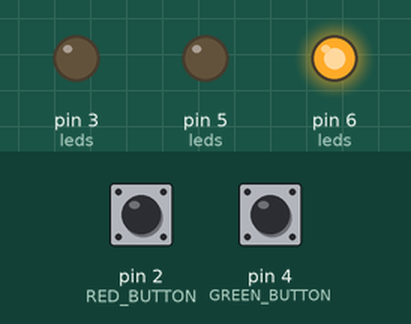
This sketch was run on a simulated Arduino Uno, built with avr-gcc and run on an emulated ATmega328P. Parts: output pins drawn as LEDs (lit = HIGH). The test bench sets the inputs (shaded band); at power-on: pin 2 (RED_BUTTON) HIGH, pin 4 (GREEN_BUTTON) HIGH.

Above: at 1.2 s.
1.3 s: pin 2 (RED_BUTTON) pulled LOW for 0.15 s
At 2.3 s:
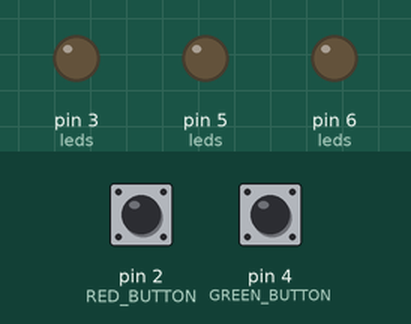
2.9 s: pin 2 (RED_BUTTON) pulled LOW for 1 s
At 3.6 s:
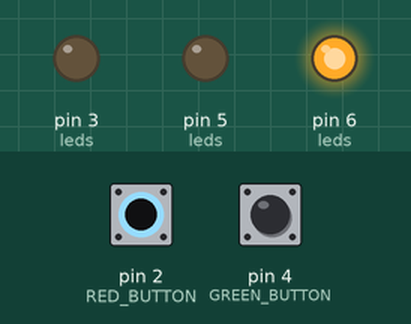
5.4 s: pin 4 (GREEN_BUTTON) pulled LOW for 0.15 s
At 6.6 s:
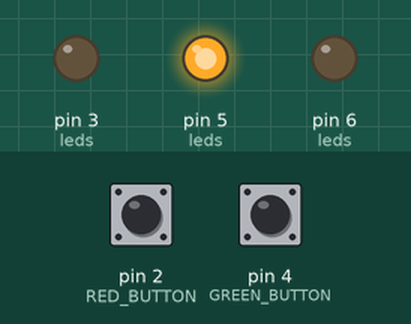
7.0 s: pin 4 (GREEN_BUTTON) pulled LOW for 1 s
At 8.2 s:
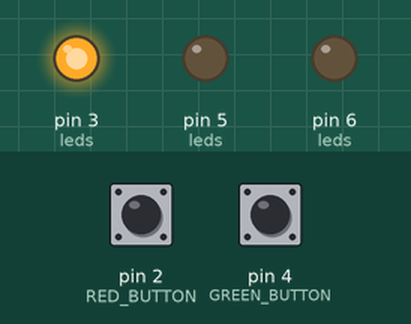
9.5 s: pin 4 (GREEN_BUTTON) pulled LOW for 3.2 s
At 10.2 s:
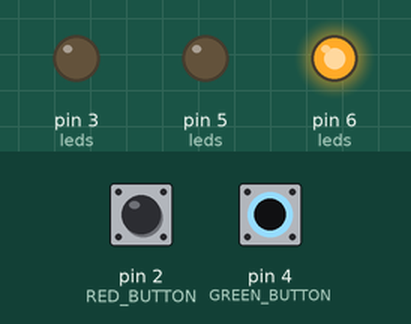
Timing chart, 0 to 12.5 s (numbered marks = the images above; inputs shaded):
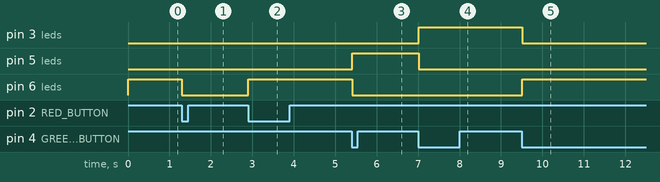

The sketch:

zad1.ino
```cpp
#define LED_RED 6
#define LED_GREEN 5
#define LED_BLUE 3

#define RED_BUTTON 2
#define GREEN_BUTTON 4

int leds[] = {LED_RED, LED_GREEN, LED_BLUE};
int color = 0;
bool ledOn = true;

bool lastRed = HIGH;
bool lastGreen = HIGH;

void setup()
{
  for (int i = 0; i < 3; i++)
    pinMode(leds[i], OUTPUT);

  pinMode(RED_BUTTON, INPUT_PULLUP);
  pinMode(GREEN_BUTTON, INPUT_PULLUP);
}

void loop()
{
  bool red = digitalRead(RED_BUTTON);
  bool green = digitalRead(GREEN_BUTTON);

  if (red == LOW && lastRed == HIGH)
    ledOn = !ledOn;

  if (green == LOW && lastGreen == HIGH && ledOn)
    color = (color + 1) % 3;

  lastRed = red;
  lastGreen = green;

  for (int i = 0; i < 3; i++)
    digitalWrite(leds[i], ledOn && i == color);

  delay(20);
}
```

Measured:
- after the input at 1.3 s, pin 6 (leds): HIGH → LOW at once
- after the input at 2.9 s, pin 6 (leds): LOW → HIGH at once
- after the input at 5.4 s, pin 5 (leds): LOW → HIGH at once; pin 6 (leds): HIGH → LOW at once
- after the input at 7.0 s, pin 3 (leds): LOW → HIGH at once; pin 5 (leds): HIGH → LOW at once
- after the input at 9.5 s, pin 3 (leds): HIGH → LOW at once; pin 6 (leds): LOW → HIGH at once
